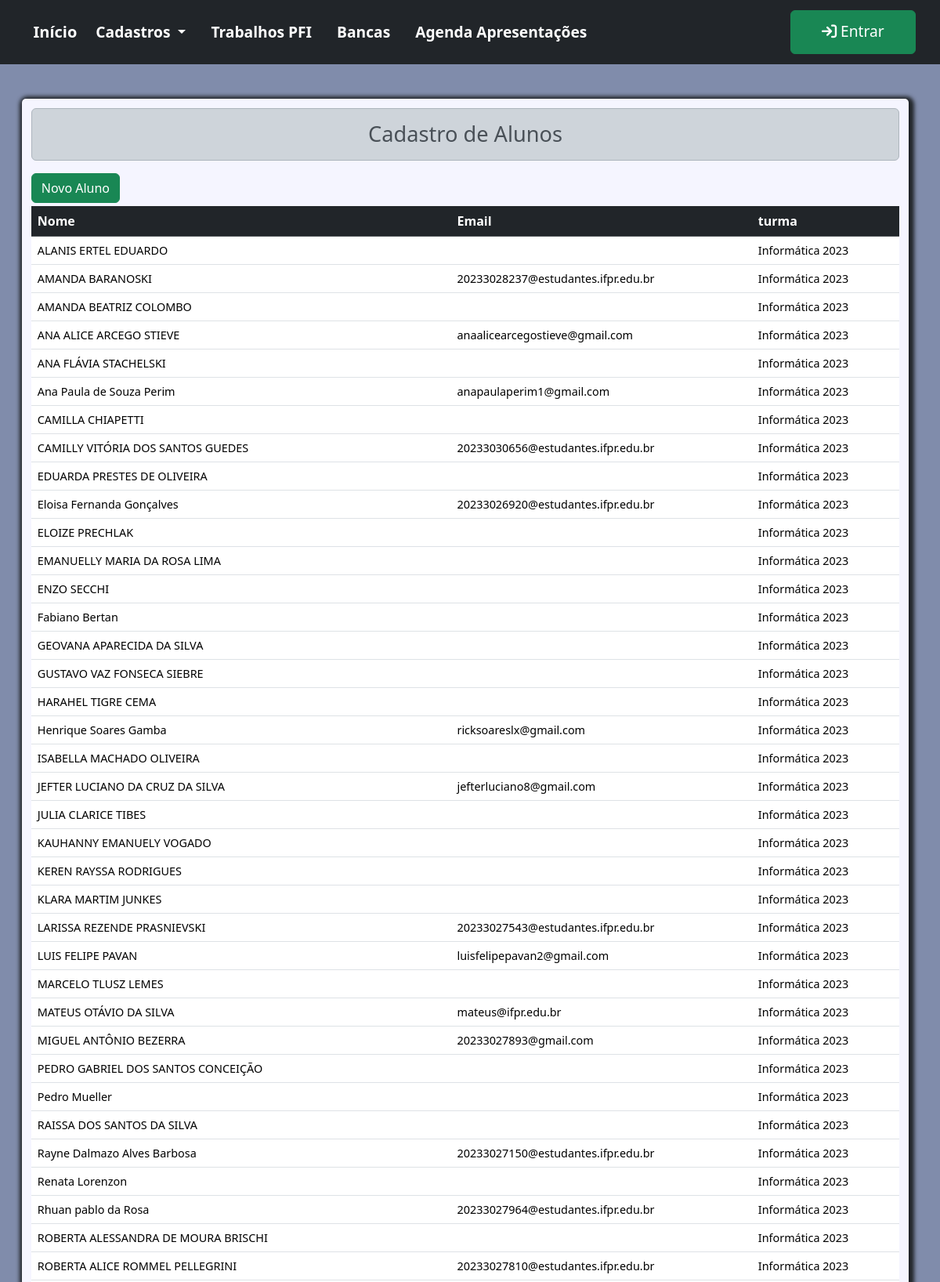
The app's page /alunos/listar/ (upper part) with its own data.
### pfi/models.py (models this page shows, shortened)
class Aluno(models.Model):
    ativo = models.BooleanField(default=True)
    nome = models.CharField(max_length=150, null=False, blank=False)
    email = models.EmailField(max_length=50, null=True, blank=True)
    ano_ingresso = models.IntegerField(
        validators=[MinValueValidator(2010), MaxValueValidator(datetime.date.today().year)])  # ano atual
    turma = models.ForeignKey(Turma, on_delete=models.RESTRICT, blank=True, null=True)

class Turma(models.Model):
    nome = models.CharField(max_length=150, null=False, blank=False)
    ano = models.IntegerField(
        validators=[MinValueValidator(2010), MaxValueValidator(datetime.date.today().year)])  # ano atual
    curso = models.ForeignKey(Curso, on_delete=models.RESTRICT, blank=False, null=False)
    ativo = models.BooleanField(default=True)
    def __str__(self) -> str:
        return f'{self.nome}'

### pfi/views.py (the view)
# urls.py: path('alunos/listar/', views.ListAlunos.as_view(), name='alunos'),
class ListAlunos(ListView):
    template_name = 'aluno_list.html'
    model = Aluno
    queryset = Aluno.objects.all().order_by('nome')
    context_object_name = 'alunos'
    extra_context = {'form_titulo': 'Cadastro de Alunos'}
    def get_queryset(self):
        return Aluno.objects.all().order_by(Lower('nome'))

### pfi/templates/aluno_list.html (shortened to what this page needs)
{% extends 'page.html' %}
{% block conteudo %}
<div class="content container">
    <h2 class="text-center alert alert-dark">
        {{form_titulo}}
    </h2>
    <div class="row">
            <div>
                <a class="btn btn-success" href="{% url 'new_aluno'%}">Novo Aluno</a>
            </div>
        <div class="col-md-12 mt-1 table-responsive table-striped">
            <table class="table table-hover">
                <thead class='table-dark'>
                    <tr>
                        <th>Nome</th>
                        <th>Email</th>
                        <th>turma</th>
                    </tr>
                </thead>
                <tbody class='bg-light'>
                    {% for aluno in alunos %}
                    <tr>
                        <td>{{aluno.nome}}</td>
                        <td>{{aluno.email |default_if_none:""}}</td>
                        <td>{{aluno.turma |default_if_none:""}}</td>
                    </tr>
                    {%empty%}
                    <p>Nenhum aluno cadastrado!</p>
                    {% endfor %}
                </tbody>
            </table>
        </div>
    </div>
</div>
{% endblock conteudo %}

### pfi/static/estilo.css (style rules this page uses)
*, *:after, *:before { margin: 0; padding: 0; box-sizing: border-box; text-decoration: none; }
:root { --spacing: 1.5rem; --clr-white: rgb(245, 245, 255); }
body { background: #808cab; }
h2 { font-size: 1.7rem; }
.content { max-width: 95%; margin: 2%; padding: 1%; background: var(--clr-white); box-shadow: 2px 2px 5px 5px; border-radius: 5px; }
.table { font-size: 1rem; }
.table td { font-size: 0.9rem; }

### records on screen
Aluno: nome "ALANIS ERTEL EDUARDO", turma "Informática 2023"
Aluno: nome "AMANDA BARANOSKI", email "20233028237@estudantes.ifpr.edu.br", turma "Informática 2023"
Aluno: nome "AMANDA BEATRIZ COLOMBO", turma "Informática 2023"
Aluno: nome "ANA ALICE ARCEGO STIEVE", email "anaalicearcegostieve@gmail.com", turma "Informática 2023"
Aluno: nome "ANA FLÁVIA STACHELSKI", turma "Informática 2023"
Aluno: nome "Ana Paula de Souza Perim", email "anapaulaperim1@gmail.com", turma "Informática 2023"
Aluno: nome "CAMILLA CHIAPETTI", turma "Informática 2023"
Aluno: nome "CAMILLY VITÓRIA DOS SANTOS GUEDES", email "20233030656@estudantes.ifpr.edu.br", turma "Informática 2023"
Aluno: nome "EDUARDA PRESTES DE OLIVEIRA", turma "Informática 2023"
Aluno: nome "Eloisa Fernanda Gonçalves", email "20233026920@estudantes.ifpr.edu.br", turma "Informática 2023"
Aluno: nome "ELOIZE PRECHLAK", turma "Informática 2023"
Aluno: nome "EMANUELLY MARIA DA ROSA LIMA", turma "Informática 2023"
Aluno: nome "ENZO SECCHI", turma "Informática 2023"
Aluno: nome "Fabiano Bertan", turma "Informática 2023"
Aluno: nome "GEOVANA APARECIDA DA SILVA", turma "Informática 2023"
Aluno: nome "GUSTAVO VAZ FONSECA SIEBRE", turma "Informática 2023"
Aluno: nome "HARAHEL TIGRE CEMA", turma "Informática 2023"
Aluno: nome "Henrique Soares Gamba", email "ricksoareslx@gmail.com", turma "Informática 2023"
Aluno: nome "ISABELLA MACHADO OLIVEIRA", turma "Informática 2023"
Aluno: nome "JEFTER LUCIANO DA CRUZ DA SILVA", email "jefterluciano8@gmail.com", turma "Informática 2023"
Aluno: nome "JULIA CLARICE TIBES", turma "Informática 2023"
Aluno: nome "KAUHANNY EMANUELY VOGADO", turma "Informática 2023"
Aluno: nome "KEREN RAYSSA RODRIGUES", turma "Informática 2023"
Aluno: nome "KLARA MARTIM JUNKES", turma "Informática 2023"
Aluno: nome "LARISSA REZENDE PRASNIEVSKI", email "20233027543@estudantes.ifpr.edu.br", turma "Informática 2023"
Aluno: nome "LUIS FELIPE PAVAN", email "luisfelipepavan2@gmail.com", turma "Informática 2023"
Aluno: nome "MARCELO TLUSZ LEMES", turma "Informática 2023"
Aluno: nome "MATEUS OTÁVIO DA SILVA", email "mateus@ifpr.edu.br", turma "Informática 2023"
Aluno: nome "MIGUEL ANTÔNIO BEZERRA", email "20233027893@gmail.com", turma "Informática 2023"
Aluno: nome "PEDRO GABRIEL DOS SANTOS CONCEIÇÃO", turma "Informática 2023"
Aluno: nome "Pedro Mueller", turma "Informática 2023"
Aluno: nome "RAISSA DOS SANTOS DA SILVA", turma "Informática 2023"
Aluno: nome "Rayne Dalmazo Alves Barbosa", email "20233027150@estudantes.ifpr.edu.br", turma "Informática 2023"
Aluno: nome "Renata Lorenzon", turma "Informática 2023"
Aluno: nome "Rhuan pablo da Rosa", email "20233027964@estudantes.ifpr.edu.br", turma "Informática 2023"
Aluno: nome "ROBERTA ALESSANDRA DE MOURA BRISCHI", turma "Informática 2023"
Aluno: nome "ROBERTA ALICE ROMMEL PELLEGRINI", email "20233027810@estudantes.ifpr.edu.br", turma "Informática 2023"
